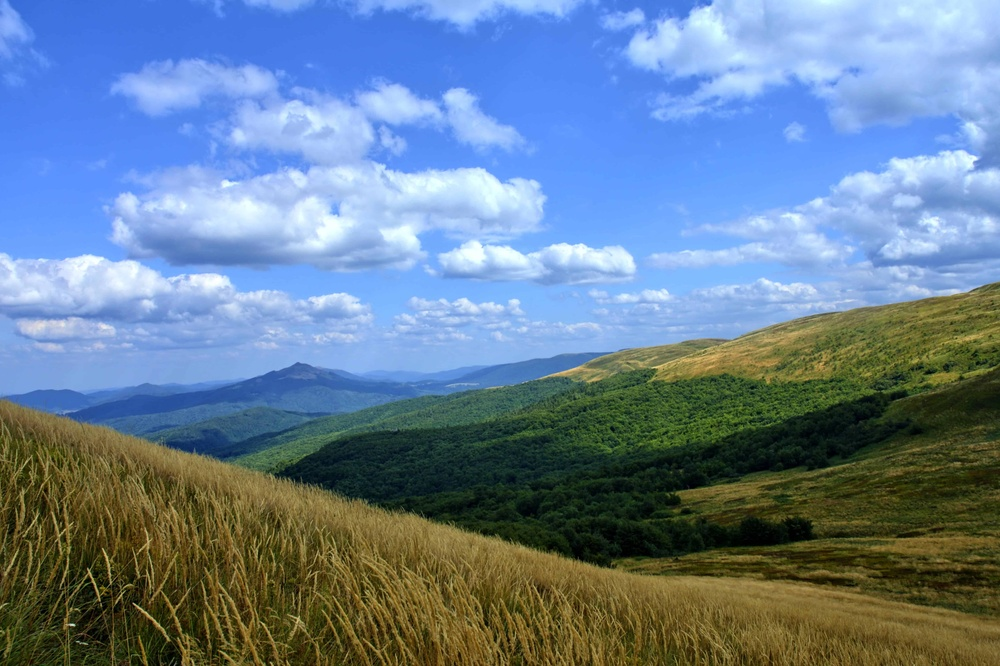
#> input picture obrab _izobr/hz/PR2 img/01.jpg, 1000 x 666 px, shrunk from 5734 x 3819 before the run
$ python 'practice2(скинули).py'
#> lines starting #> are read from the running program, lines starting #| are printed output that depends on the picture; after the words box and inside, x2 and y2 are one past the last pixel; in counts of white or black regions, pixels touching at a corner belong together
# теория
# https://www.geeksforgeeks.org/python-intensity-transformation-operations-on-images/

import cv2
import numpy as np

# 1. Исходные изображения (+и все остальные файлы размещены на гугл-диске)
INIT_IMG1 = cv2.imread('PR2 img/01.jpg')
#> INIT_IMG1 is the input picture: shape (666, 1000, 3); mean B, G, R 149.9, 126.9, 103.2
INIT_IMG2 = cv2.imread('PR2 img/02.jpg')
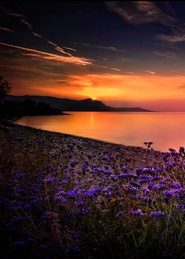
#> input picture obrab _izobr/hz/PR2 img/02.jpg, 185 x 259 px, shrunk from 1060 x 1484 before the run
#> INIT_IMG2 is the input picture: shape (259, 185, 3); mean B, G, R 37.8, 43, 73.8

LAB_INIT_IMG1 = cv2.cvtColor(INIT_IMG1.copy(), cv2.COLOR_BGR2LAB)
#> LAB_INIT_IMG1: shape (666, 1000, 3); mean of channels 0, 1, 2 132.2, 128.9, 115.2
LAB_INIT_IMG2 = cv2.cvtColor(INIT_IMG2.copy(), cv2.COLOR_BGR2LAB)
#> LAB_INIT_IMG2: shape (259, 185, 3); mean of channels 0, 1, 2 53.2, 141, 135.8
cv2.imwrite('PR2 img/01_neg.png', LAB_INIT_IMG1)
cv2.imwrite('PR2 img/02_neg.png', LAB_INIT_IMG2)

# 2. Преобразуйте изображение в черно-белое
def monochrome_from_lab(input_lab_img):
    width, height, depth = input_lab_img.shape
#> width = 666; height = 1000; depth = 3
    for i in range(width):
        for j in range(height):
            l, a, b = input_lab_img[i, j]
            gray = 255 if (l > 255 / 2) else 0
            input_lab_img[i, j] = (gray, gray, gray)
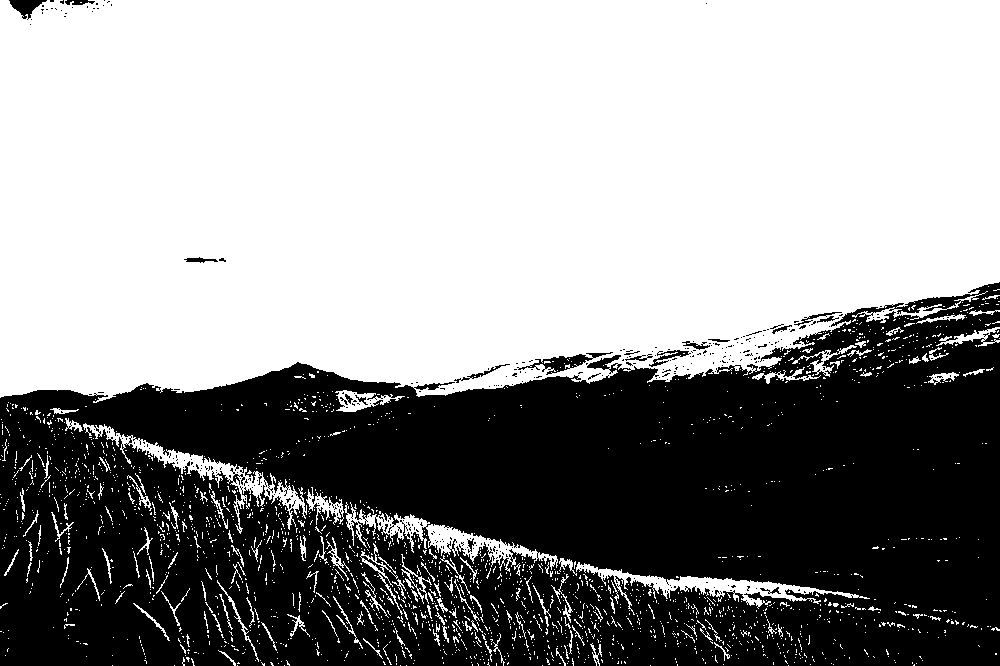
#> input_lab_img: shape (666, 1000, 3); 58.4% white; 369 black regions (349 under 20 px), largest, box (x1, y1, x2, y2) and area: (0, 282, 1000, 666) 273740, (517, 352, 613, 375) 622, (9, 0, 47, 20) 366
    return input_lab_img

MONO_FROM_LAB_1 = monochrome_from_lab(LAB_INIT_IMG1.copy())
MONO_FROM_LAB_2 = monochrome_from_lab(LAB_INIT_IMG2.copy())
#> after the loop in monochrome_from_lab (call 2), `for i in range(width):`:
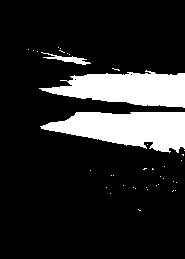
#> input_lab_img: shape (259, 185, 3); 16% white; 38 white regions (35 under 20 px), largest, box (x1, y1, x2, y2) and area: (40, 112, 185, 153) 3882, (39, 70, 185, 108) 3544, (41, 52, 91, 65) 204
cv2.imwrite('PR2 img/01_bw.png',
MONO_FROM_LAB_1)
cv2.imwrite('PR2 img/02_bw.png',
MONO_FROM_LAB_2)
 # 3. Преобразуйте изображение в негатив
NEGATIVE_FROM_MONO_1 = 255 - MONO_FROM_LAB_1.copy()
NEGATIVE_FROM_MONO_2 = 255 - MONO_FROM_LAB_2.copy()
cv2.imwrite('img/dist/3/NEGATIVE_FROM_MONO_1.png',
NEGATIVE_FROM_MONO_1)
cv2.imwrite('img/dist/3/NEGATIVE_FROM_MONO_2.png',
NEGATIVE_FROM_MONO_2)

# NEGATIVE RGB
NEGATIVE_FROM_RGB_1 = 255 - INIT_IMG1.copy()
NEGATIVE_FROM_RGB_2 = 255 - INIT_IMG2.copy()
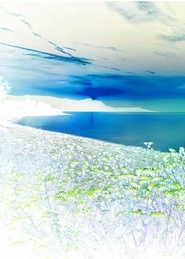
#> NEGATIVE_FROM_RGB_2: shape (259, 185, 3); mean B, G, R 217.2, 212, 181.2

cv2.imwrite('img/dist/3/NEGATIVE_FROM_RGB_1.png', NEGATIVE_FROM_RGB_1)
cv2.imwrite('img/dist/3/NEGATIVE_FROM_RGB_2.png', NEGATIVE_FROM_RGB_2)

# 4. Логарифмическое преобразование изображения
# (используется для улучшения контраста)
# s = c * log(1+r), где
# R - значение пикселя входного изображения
# c - константа
# S - значение пикселя выходного изображения

# RGB
def log_from_rgb(r, c):
    # Формула лог. преобразования
#> called with c = 255
    max = np.max(r) # Значение 255
#> max = 255
    log_max = np.log(1 + max) # Значение 5.54
#> log_max = 5.55
    s = c * (np.log(1 + r)/log_max)
#> s: shape (666, 1000, 3) float16; 3.01% of the values are NaN or infinite; the others: min 0, max 254.9, mean 207.9
    # Перевод в формат для вывода
    s = np.array(s, dtype=np.uint8)
    return s

LOG_FROM_RGB_C255_1 = log_from_rgb(INIT_IMG1.copy(), 255)
LOG_FROM_RGB_C255_2 = log_from_rgb(INIT_IMG2.copy(), 255)
#> in log_from_rgb (call 2), `s = c * (np.log(1 + r)/log_max)`: s: shape (259, 185, 3) float16; 0.55% of the values are NaN or infinite; the others: min 0, max 254.9, mean 153.4

LOG_FROM_RGB_C100_1 = log_from_rgb(INIT_IMG1.copy(), 100)
#> in log_from_rgb (call 3), `s = c * (np.log(1 + r)/log_max)`: s: shape (666, 1000, 3) float16; 3.01% of the values are NaN or infinite; the others: min 0, max 99.94, mean 81.5
LOG_FROM_RGB_C100_2 = log_from_rgb(INIT_IMG2.copy(), 100)
#> in log_from_rgb (call 4), `s = c * (np.log(1 + r)/log_max)`: s: shape (259, 185, 3) float16; 0.55% of the values are NaN or infinite; the others: min 0, max 99.94, mean 60.16

cv2.imwrite('img/dist/4/LOG_FROM_RGB_C255_1.png', LOG_FROM_RGB_C255_1)
cv2.imwrite('img/dist/4/LOG_FROM_RGB_C255_2.png', LOG_FROM_RGB_C255_2)

cv2.imwrite('img/dist/4/LOG_FROM_RGB_C100_1.png', LOG_FROM_RGB_C100_1)
cv2.imwrite('img/dist/4/LOG_FROM_RGB_C100_2.png', LOG_FROM_RGB_C100_2)

# 5. Провести степенное преобразование с γ>1, γ<1
# S = c * r ** γ
def deg_rgb(r, y):
#> called with y = 1.4
    table = np.array([((i / 255.0) ** y) * 255 for i in np.arange(0,256)]).astype("uint8")
    corrected_gamma = cv2.LUT(r, table)
    return corrected_gamma

DEG_MORE_SAT_1 = deg_rgb(INIT_IMG1.copy(), 1.4)
DEG_MORE_SAT_2 = deg_rgb(INIT_IMG2.copy(), 1.4)

DEG_LESS_SAT_1 = deg_rgb(INIT_IMG1.copy(), 0.7)
DEG_LESS_SAT_2 = deg_rgb(INIT_IMG2.copy(), 0.7)

cv2.imwrite('img/dist/5/DEG_MORE_SAT_1.png', DEG_MORE_SAT_1)
cv2.imwrite('img/dist/5/DEG_MORE_SAT_2.png', DEG_MORE_SAT_2)

cv2.imwrite('img/dist/5/DEG_LESS_SAT_1.png', DEG_LESS_SAT_1)
cv2.imwrite('img/dist/5/DEG_LESS_SAT_2.png', DEG_LESS_SAT_2)

# 6. Провести кусочно-линейное преобразование

# Значения (r1, s1) (r2, s2) обеспечивают различную степень растяжения уровней
# яркости на результирующем изображении (r - яркость на входе, s - яркость на выходе), меняя тем самым его контраст.
# Зачастую наиболее эффективным выбором параметров является следующий: r1=rmin, r2=rmax, s1=0 и s2=L–1,
# где rmin и rmax – означают минимальную и максимальную яркости исходного изображения.

def plt(img, r1, s1, r2, s2):
#> called with r1 = 20, s1 = 0, r2 = 228, s2 = 255
    def piecewise_linear(x):
        if x < r1:
            return (s1 / r1) * x
        elif r1 <= x < r2:
            return ((s2 - s1) / (r2 - r1)) * (x - r1) + s1
        else:
            return ((255 - s2) / (255 - r2)) * (x - r2) + s2
    table = np.array([piecewise_linear(i) for i in range(256)]).astype('uint8')
    return cv2.LUT(img, table)

PLT_FROM_RGB_1 = plt(INIT_IMG1.copy(), 20, 0, 228, 255)
PLT_FROM_RGB_2 = plt(INIT_IMG2.copy(), 20, 0, 228, 255)
cv2.imwrite('img/dist/6/PLT_FROM_RGB_1.png', PLT_FROM_RGB_1)
cv2.imwrite('img/dist/6/PLT_FROM_RGB_2.png', PLT_FROM_RGB_2)

# 7. Провести вырезание уровней в изображении

# Пространственная область изображения, это массив пикселей, каждый
# пиксель обладает определенным значением светлоты L в интервале [0: L-1].
# Число уровней L зависит от числа уровней квантования, число уровней рассчитывается как 2 ** n,
# где n - глубина цвета (кол-во битов на пиксель - bpp)

def cut_channel_from_rgb(input_img, number_channel):
    width, height, channels = input_img.shape
    for i in range(width):
        for j in range(height):
            color_rgb = input_img[i, j]
            for c in range(channels):
                # обнуляем каналы, которые не равны вырезаемому
                if (number_channel != c):
                    color_rgb[c] = 0
            input_img[i, j] = color_rgb
    return input_img

SRC_RGB_IMG = cv2.cvtColor(INIT_IMG1, cv2.COLOR_BGR2RGB)
RGB_BLUE = cut_channel_from_rgb(SRC_RGB_IMG.copy(), 0)
RGB_GREEN = cut_channel_from_rgb(SRC_RGB_IMG.copy(), 1)
RGB_RED = cut_channel_from_rgb(SRC_RGB_IMG.copy(), 2)

cv2.imwrite('img/dist/7/RGB_BLUE.png', RGB_BLUE)
cv2.imwrite('img/dist/7/RGB_GREEN.png', RGB_GREEN)
cv2.imwrite('img/dist/7/RGB_RED.png', RGB_RED)

# Вместо выделения диапазонов яркостей, может оказаться полезным выделение информации о вкладе тех или иных битов
# в общее изображение. Пусть каждый пиксель изображения представлен 8 битами. В этом случае все изображение можно
# представить себе в виде 8-битовых плоскостей, ранжированных от плоскости 0 с наименее значащими
# битами до плоскости 7 с наиболее значащими битами.   Старшие биты с 7 по 4 содержат основную часть
# визуально значимых данных, октальные битовые плоскости с 0 по 3 дают вклад в более тонкие детали изображения.
# Разделение цифрового изображения на битовые плоскости полезно для анализа относительной информативности,
# которую несет каждый бит изображения, что позволяет оценить необходимое число битов,
# требуемое для квантования каждого пикселя.

def cut_bit_from_rgb(input_img, number_level):
#> called with number_level = 4
    width, height, channels = input_img.shape
#> width = 666; height = 1000; channels = 3
    min_bit = 2 ** (number_level - 1)
    select_bit = 2 ** number_level
    max_bit = 2 ** (number_level + 1)
    for i in range(width):
        for j in range(height):
            r, g, b = input_img[i, j]
            avg_rgb = (r + g + b) / 3
            if (avg_rgb > min_bit and avg_rgb < max_bit):
                input_img[i, j] = r, g, b
            else:
                input_img[i, j] = 255, 255, 255
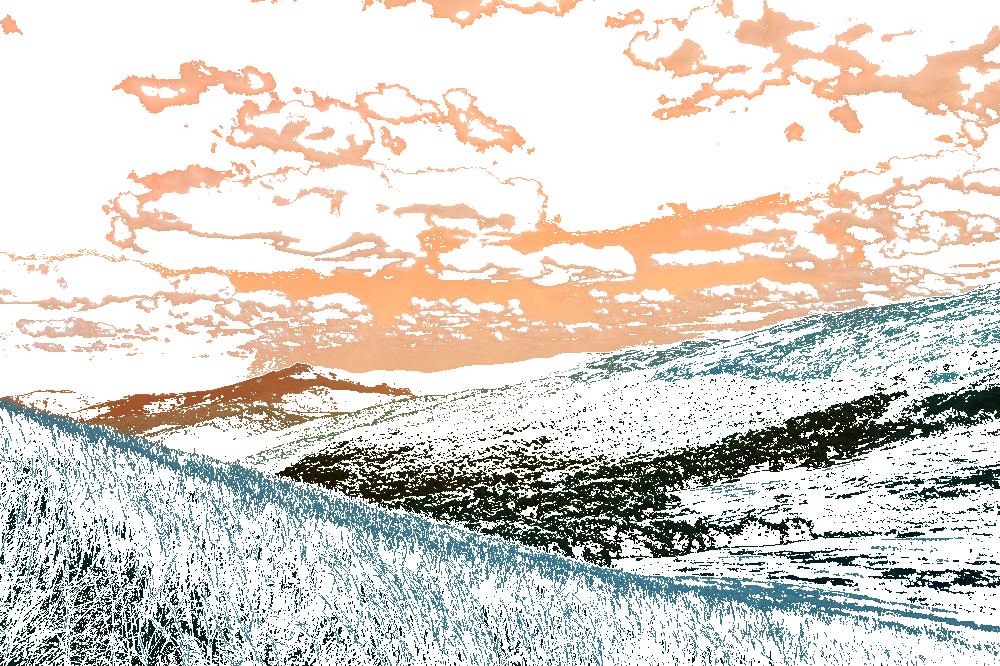
#> input_img: shape (666, 1000, 3); mean of channels 0, 1, 2 206.3, 213.2, 218.9; drawn as B, G, R
    return input_img

BIT_4_RGB_1 = cut_bit_from_rgb(SRC_RGB_IMG.copy(), 4)
BIT_5_RGB_1 = cut_bit_from_rgb(SRC_RGB_IMG.copy(), 5)
#> call 2 of cut_bit_from_rgb, with number_level = 5
#> after the loop in cut_bit_from_rgb (call 2), `for i in range(width):`:
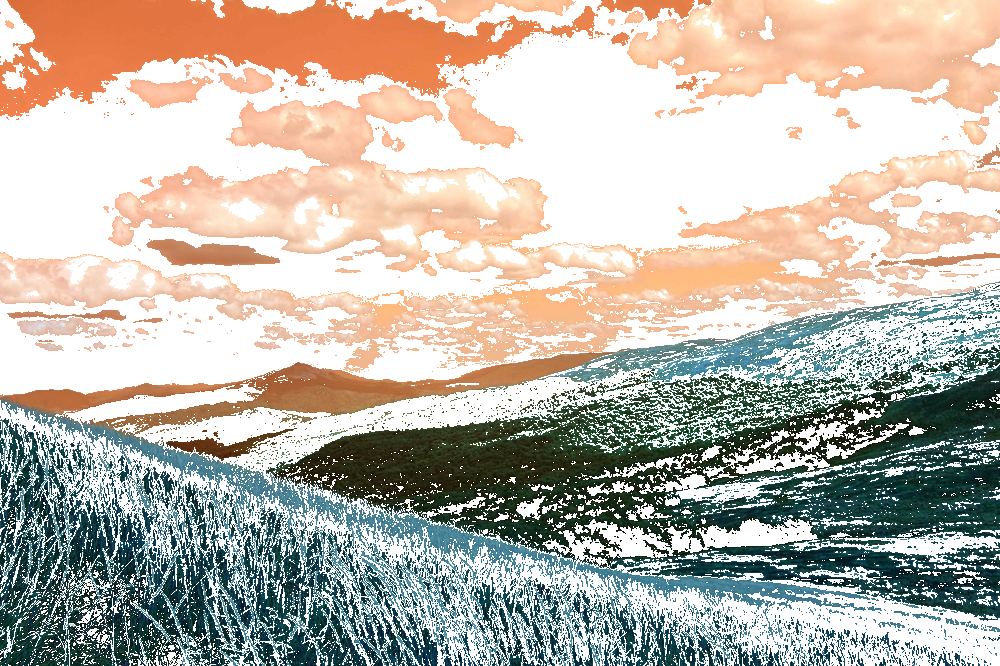
#> input_img: shape (666, 1000, 3); mean of channels 0, 1, 2 173.4, 184.1, 191.5; drawn as B, G, R
BIT_6_RGB_1 = cut_bit_from_rgb(SRC_RGB_IMG.copy(), 6)
#> call 3 of cut_bit_from_rgb, with number_level = 6
#> after the loop in cut_bit_from_rgb (call 3), `for i in range(width):`:
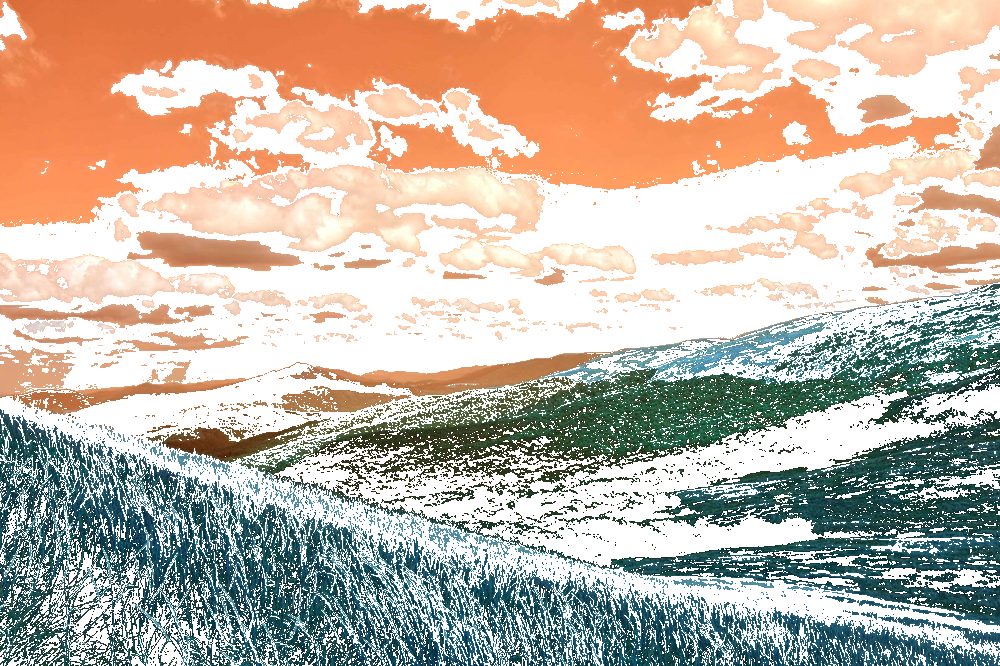
#> input_img: shape (666, 1000, 3); mean of channels 0, 1, 2 169.6, 183.2, 196.8; drawn as B, G, R
cv2.imwrite('img/dist/8/BIT_4_RGB_1.png', BIT_4_RGB_1)
cv2.imwrite('img/dist/8/BIT_5_RGB_1.png', BIT_5_RGB_1)
cv2.imwrite('img/dist/8/BIT_6_RGB_1.png', BIT_6_RGB_1)
